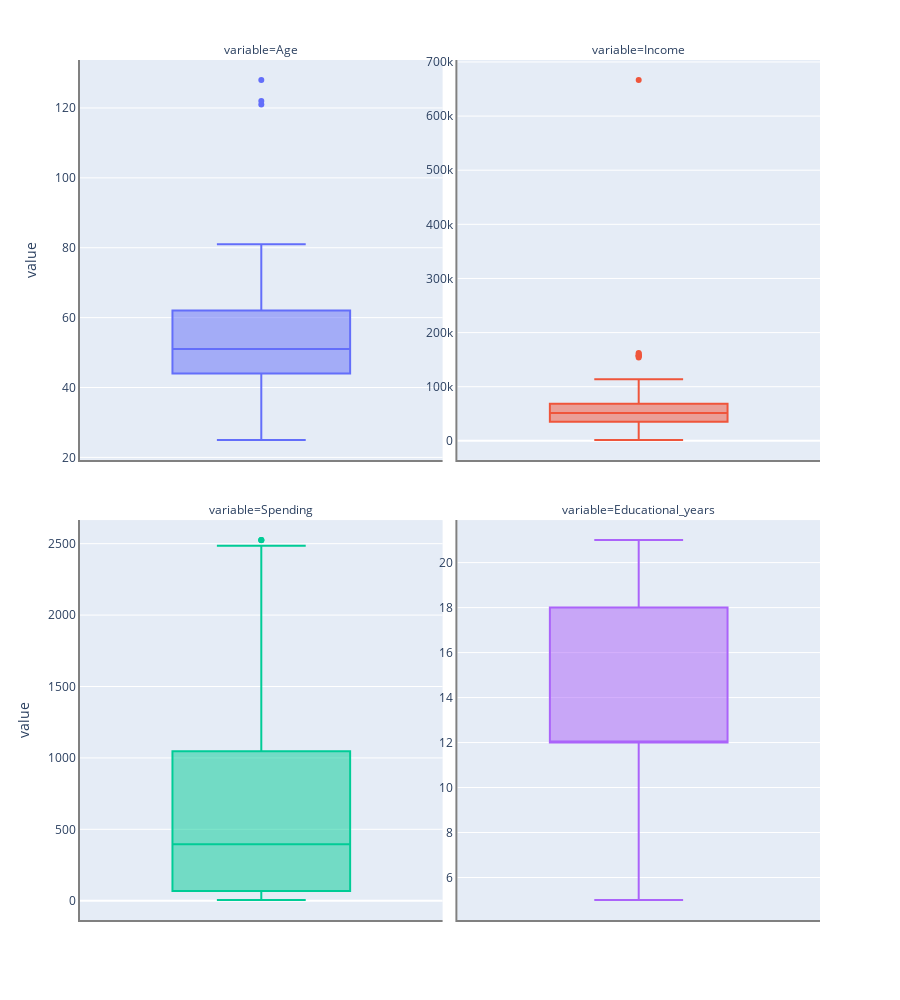

Notebook code cell kept with this figure:
### Markdown cell above
An outlier is an observation that differs significantly from other values.  

Outliers can be detected using several methods such as statistical methods or graphical methods.
We will use the Box-Plot graphical method which enables us to vizualize the range of our data and plot the outliers. By using this technique, we first calculate the Interquartile Range (IQR) defined as follow :

**IQR = Q_3-Q_1**

where :
- Q_1 is the first quartile
- Q_3 is the third quartile  

> - Any value greater (lower) 1.5 times the IQR above (below) the third quartile (the first quartile) is defined as a __mild outlier__  
>- Any value greater (lower) 3 times the IQR above (below) the third quartile (the first quartile) is defined as an __extreme outlier__

### Code cell
df = data[['Age','Income','Spending','Educational_years']]

fig = px.box(df.melt(), y="value", facet_col="variable",facet_col_wrap=2, boxmode="overlay", color="variable",height=1000, width=900)
fig.update_yaxes(matches=None)

for i in range(len(fig["data"])):
    yaxis_name = 'yaxis' if i == 0 else f'yaxis{i + 1}'
    fig.layout[yaxis_name].showticklabels = True

fig.update_layout(showlegend=False)
fig.update_xaxes(showline=True, linewidth=2, linecolor='grey')
fig.update_yaxes(showline=True, linewidth=2, linecolor='grey')

fig.show()

### Figure 1 — Plotly figure (JSON) as saved in the notebook; plotly's stock layout.template omitted (floating-point values rounded to 4 significant figures; data arrays with more than 128 entries replaced by an {"elided": "..."} marker saying what was removed)
{"data": [{"alignmentgroup": "True", "hovertemplate": "variable=Age<br>value=%{y}<extra></extra>", "legendgroup": "Age", "marker": {"color": "#636efa"}, "name": "Age", "notched": false, "offsetgroup": "Age", "orientation": "v", "showlegend": true, "type": "box", "x0": " ", "xaxis": "x3", "y": {"elided": "2240 int values"}, "y0": " ", "yaxis": "y3"}, {"alignmentgroup": "True", "hovertemplate": "variable=Income<br>value=%{y}<extra></extra>", "legendgroup": "Income", "marker": {"color": "#EF553B"}, "name": "Income", "notched": false, "offsetgroup": "Income", "orientation": "v", "showlegend": true, "type": "box", "x0": " ", "xaxis": "x4", "y": {"elided": "2240 int values"}, "y0": " ", "yaxis": "y4"}, {"alignmentgroup": "True", "hovertemplate": "variable=Spending<br>value=%{y}<extra></extra>", "legendgroup": "Spending", "marker": {"color": "#00cc96"}, "name": "Spending", "notched": false, "offsetgroup": "Spending", "orientation": "v", "showlegend": true, "type": "box", "x0": " ", "xaxis": "x", "y": {"elided": "2240 int values"}, "y0": " ", "yaxis": "y"}, {"alignmentgroup": "True", "hovertemplate": "variable=Educational_years<br>value=%{y}<extra></extra>", "legendgroup": "Educational_years", "marker": {"color": "#ab63fa"}, "name": "Educational_years", "notched": false, "offsetgroup": "Educational_years", "orientation": "v", "showlegend": true, "type": "box", "x0": " ", "xaxis": "x2", "y": {"elided": "2240 int values"}, "y0": " ", "yaxis": "y2"}], "layout": {"annotations": [{"font": {}, "showarrow": false, "text": "variable=Spending", "x": 0.245, "xanchor": "center", "xref": "paper", "y": 0.465, "yanchor": "bottom", "yref": "paper"}, {"font": {}, "showarrow": false, "text": "variable=Educational_years", "x": 0.755, "xanchor": "center", "xref": "paper", "y": 0.465, "yanchor": "bottom", "yref": "paper"}, {"font": {}, "showarrow": false, "text": "variable=Age", "x": 0.245, "xanchor": "center", "xref": "paper", "y": 1.0, "yanchor": "bottom", "yref": "paper"}, {"font": {}, "showarrow": false, "text": "variable=Income", "x": 0.755, "xanchor": "center", "xref": "paper", "y": 1.0, "yanchor": "bottom", "yref": "paper"}], "boxmode": "overlay", "height": 1000, "legend": {"title": {"text": "variable"}, "tracegroupgap": 0}, "margin": {"t": 60}, "showlegend": false, "width": 900, "xaxis": {"anchor": "y", "domain": [0, 0.49], "linecolor": "grey", "linewidth": 2, "showline": true}, "xaxis2": {"anchor": "y2", "domain": [0.51, 1], "linecolor": "grey", "linewidth": 2, "matches": "x", "showline": true}, "xaxis3": {"anchor": "y3", "domain": [0, 0.49], "linecolor": "grey", "linewidth": 2, "matches": "x", "showline": true, "showticklabels": false}, "xaxis4": {"anchor": "y4", "domain": [0.51, 1], "linecolor": "grey", "linewidth": 2, "matches": "x", "showline": true, "showticklabels": false}, "yaxis": {"anchor": "x", "domain": [0, 0.465], "linecolor": "grey", "linewidth": 2, "showline": true, "showticklabels": true, "title": {"text": "value"}}, "yaxis2": {"anchor": "x2", "domain": [0, 0.465], "linecolor": "grey", "linewidth": 2, "showline": true, "showticklabels": true}, "yaxis3": {"anchor": "x3", "domain": [0.535, 1.0], "linecolor": "grey", "linewidth": 2, "showline": true, "showticklabels": true, "title": {"text": "value"}}, "yaxis4": {"anchor": "x4", "domain": [0.535, 1.0], "linecolor": "grey", "linewidth": 2, "showline": true, "showticklabels": true}}}
